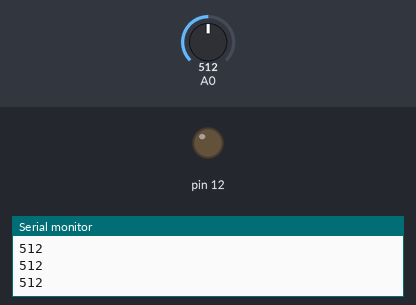
This sketch was run on a simulated Arduino Uno, built with avr-gcc and run on an emulated ATmega328P. On the bench: output pins drawn as LEDs (lit = HIGH), the last lines printed to the serial monitor. The test bench sets the inputs (shaded band); at power-on: A0 = 512.

Above: at 1.2 s.
1.3 s: A0 set to 487
At 2.0 s:
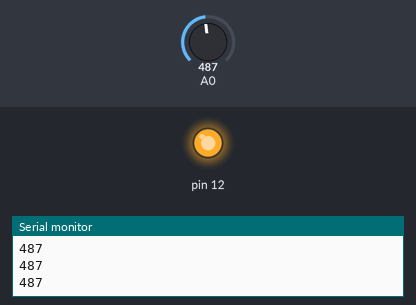
2.8 s: A0 set to 510
At 3.3 s:
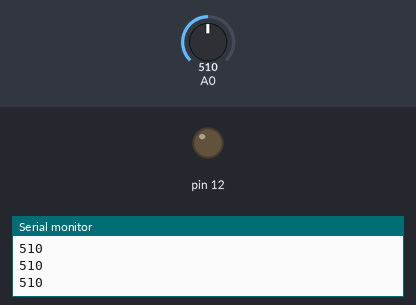
4.3 s: A0 set to 490
At 5.6 s:
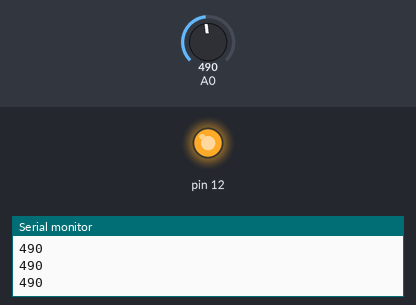
Timing chart, 0 to 7.3 s (numbered marks = the images above; inputs shaded):
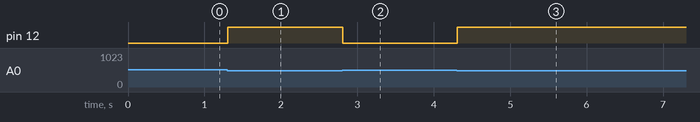

Measured:
- the behaviour switches between 501 and 500 on A0 (found by bisection; images 0 and 1)
- after the input at 1.3 s, pin 12: LOW → HIGH at once
- after the input at 2.8 s, pin 12: HIGH → LOW at once
- after the input at 4.3 s, pin 12: LOW → HIGH at once

The sketch:

luxSensor.ino
```cpp
void setup() {
  // put your setup code here, to run once:
  Serial.begin(9600);
  pinMode(12, OUTPUT);
}

void loop() {
  int signal = analogRead(A0);
  Serial.println(signal);
  if(signal > 500) {
    digitalWrite(12, LOW);
  }
  else {
    digitalWrite(12, HIGH);
    }
  // put your main code here, to run repeatedly:

}
```
